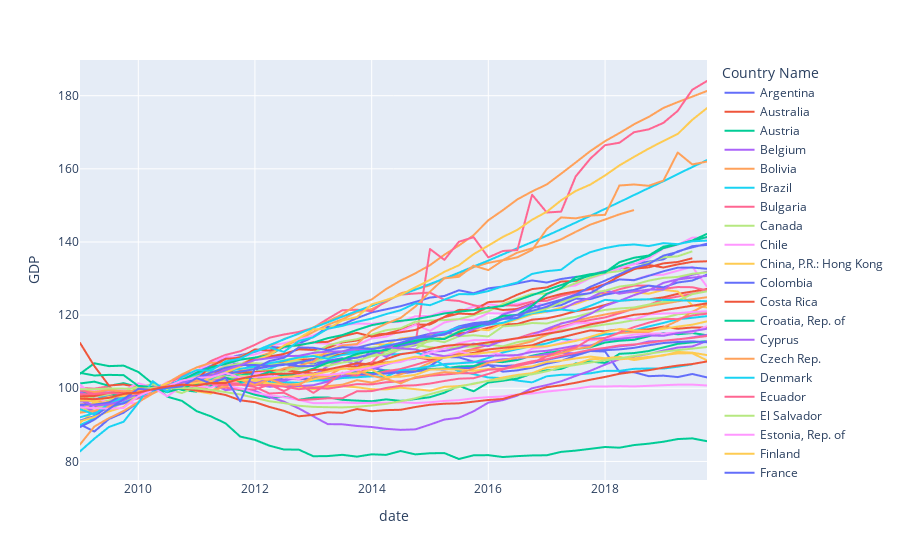

This figure's notebook cell:
### Code cell
fig = px.line(df, x="date", y="GDP", color='Country Name')
fig.show()
